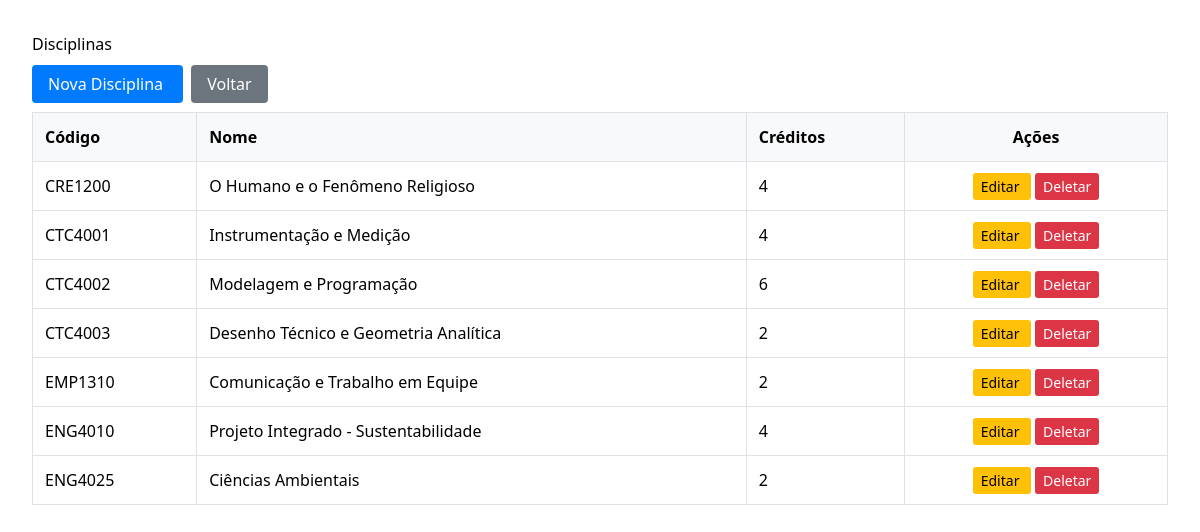
The app's page /disciplinas/ (signed in), older data.
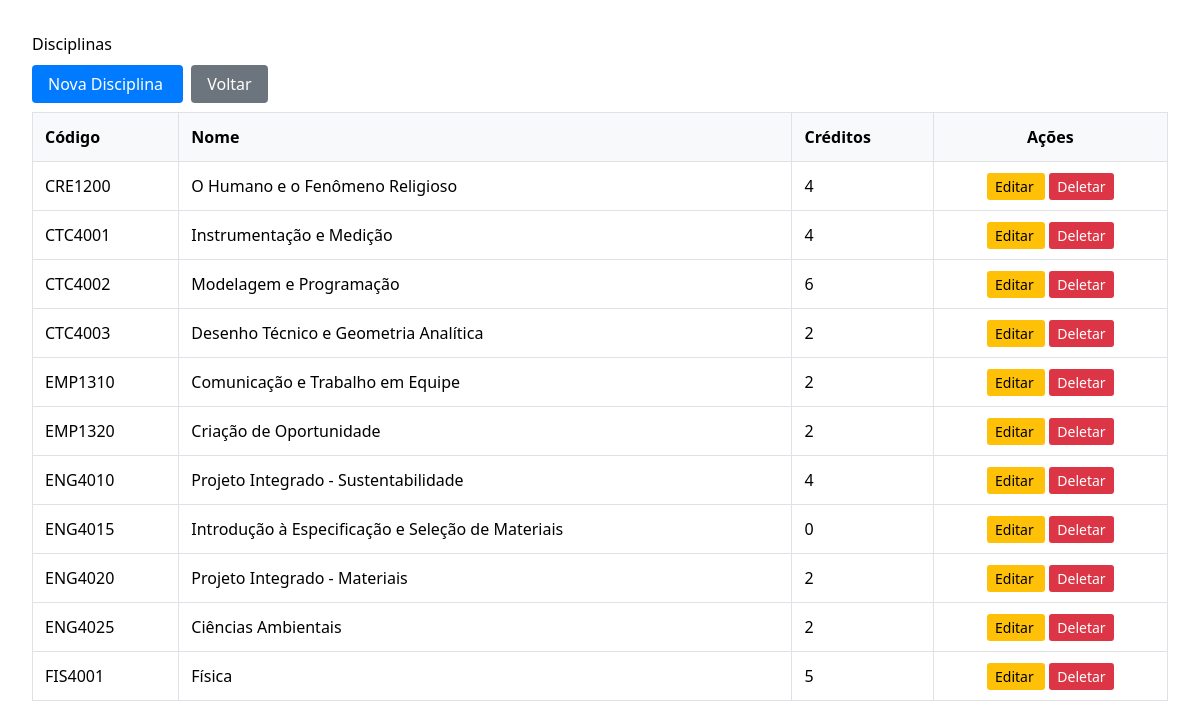
The same page, newer data.
### appPUC_Planner/models.py (models this page shows, shortened)
class Course(models.Model):
	code = models.CharField("código", max_length=20, unique=True)
	name = models.CharField("nome", max_length=200)
	program = models.CharField("curso", max_length=200, blank=True, db_index=True)
	pos_top_px = models.PositiveIntegerField("pos_top_px", null=True, blank=True,
											help_text="Posição top em pixels usada pelo layout do fluxograma")
	pos_left_pct = models.FloatField("pos_left_pct", null=True, blank=True,
									 help_text="Posição left em porcentagem (0-100) usada pelo layout do fluxograma")
	prerequisites = models.CharField("pré-requisitos", max_length=500, blank=True,
									 help_text="Códigos separados por vírgula, ex: 'MAT 4162, ENG 4010'")
	credits = models.PositiveSmallIntegerField("créditos", default=0)
	class Meta:
		verbose_name = "Disciplina"
		verbose_name_plural = "Disciplinas"
		ordering = ["code"]

### hello_world/core/views.py (the view)
# urls.py: path("disciplinas/", core_views.course_list, name="course_list"),
@login_required
def course_list(request):
    courses = Course.objects.all()
    return render(request, "courses/course_list.html", {"courses": courses})

### hello_world/templates/courses/course_list.html (shortened to what this page needs)
{% extends "base.html" %}
{% block content %}
<div style="padding: 2rem; max-width: 1200px; margin: 0 auto;">
    <h1>Disciplinas</h1>
    <div style="margin: 1rem 0;">
        <a href="{% url 'course_create' %}" style="padding: 0.5rem 1rem; background: #007bff; color: white; text-decoration: none; border-radius: 4px;">
            Nova Disciplina
        </a>
        <a href="{% url 'home' %}" style="padding: 0.5rem 1rem; background: #6c757d; color: white; text-decoration: none; border-radius: 4px; margin-left: 0.5rem;">
            Voltar
        </a>
    </div>
    {% if courses %}
        <table style="width: 100%; border-collapse: collapse; margin-top: 1rem;">
            <thead>
                <tr style="background: #f8f9fa;">
                    <th style="padding: 0.75rem; border: 1px solid #dee2e6; text-align: left;">Código</th>
                    <th style="padding: 0.75rem; border: 1px solid #dee2e6; text-align: left;">Nome</th>
                    <th style="padding: 0.75rem; border: 1px solid #dee2e6; text-align: left;">Créditos</th>
                    <th style="padding: 0.75rem; border: 1px solid #dee2e6; text-align: center;">Ações</th>
                </tr>
            </thead>
            <tbody>
                {% for course in courses %}
                    <tr>
                        <td style="padding: 0.75rem; border: 1px solid #dee2e6;">{{ course.code }}</td>
                        <td style="padding: 0.75rem; border: 1px solid #dee2e6;">{{ course.name }}</td>
                        <td style="padding: 0.75rem; border: 1px solid #dee2e6;">{{ course.credits }}</td>
                        <td style="padding: 0.75rem; border: 1px solid #dee2e6; text-align: center;">
                            <a href="{% url 'course_update' course.pk %}" style="padding: 0.25rem 0.5rem; background: #ffc107; color: black; text-decoration: none; border-radius: 3px; font-size: 0.875rem;">
                                Editar
                            </a>
                            <a href="{% url 'course_delete' course.pk %}" style="padding: 0.25rem 0.5rem; background: #dc3545; color: white; text-decoration: none; border-radius: 3px; font-size: 0.875rem; margin-left: 0.25rem;">
                                Deletar
                            </a>
                        </td>
                    </tr>
                {% endfor %}
            </tbody>
        </table>
    {% else %}
        <p style="margin-top: 2rem; color: #6c757d;">Nenhuma disciplina cadastrada.</p>
    {% endif %}
</div>
{% endblock %}

### hello_world/templates/base.html (shortened to what this page needs)
{% load static %}
<!DOCTYPE html>
<html lang="pt-BR">
<head>
    <script src="https://cdn.tailwindcss.com"></script>
    <link rel="stylesheet" href="https://cdnjs.cloudflare.com/ajax/libs/font-awesome/6.0.0-beta3/css/all.min.css">
    <link rel="stylesheet" href="{% static 'css/footer_common.css' %}">
</head>
<body>
    {% block content %}{% endblock %}
</body>
</html>

### hello_world/static/css/footer_common.css (style rules this page uses)
:root { --azul-puc: #030053; --cor-texto-footer: #ffffff; }

Row changes from the older to the newer data that the page shows:
added Course: code "EMP1320", name "Criação de Oportunidade", credits "2"
added Course: code "ENG4015", name "Introdução à Especificação e Seleção de Materiais", credits "0"
added Course: code "ENG4020", name "Projeto Integrado - Materiais", credits "2"
added Course: code "FIS4001", name "Física", credits "5"
